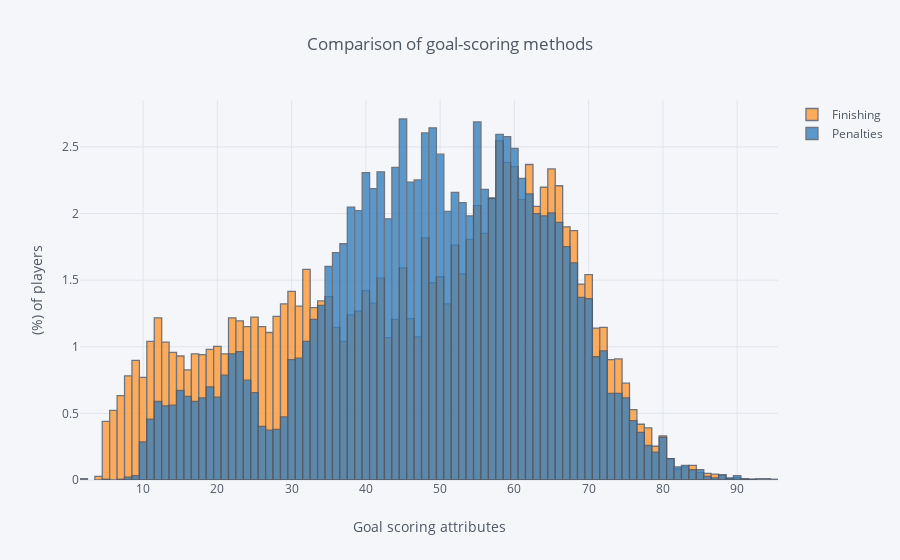

Notebook source saved alongside this figure:
### Code cell
df[['Finishing', 'Penalties']].iplot(
    kind='hist', barmode='overlay', histnorm='percent', 
    xTitle='Goal scoring attributes', yTitle='(%) of players',
    title='Comparison of goal-scoring methods')

### Figure 1 — Plotly figure (JSON) as saved in the notebook; plotly's stock layout.template omitted (floating-point values rounded to 4 significant figures; data arrays with more than 128 entries replaced by an {"elided": "..."} marker saying what was removed)
{"data": [{"histfunc": "count", "histnorm": "percent", "marker": {"color": "rgba(255, 153, 51, 1.0)", "line": {"color": "#4D5663", "width": 1.3}}, "name": "Finishing", "opacity": 0.8, "orientation": "v", "type": "histogram", "uid": "d4f49b69-75e8-4ee7-835b-ef7b39bbac16", "x": {"elided": "18207 int values"}}, {"histfunc": "count", "histnorm": "percent", "marker": {"color": "rgba(55, 128, 191, 1.0)", "line": {"color": "#4D5663", "width": 1.3}}, "name": "Penalties", "opacity": 0.8, "orientation": "v", "type": "histogram", "uid": "a0045781-4b7a-4480-b3ee-2fbec3e36961", "x": {"elided": "18207 int values"}}], "layout": {"barmode": "overlay", "legend": {"bgcolor": "#F5F6F9", "font": {"color": "#4D5663"}}, "paper_bgcolor": "#F5F6F9", "plot_bgcolor": "#F5F6F9", "title": {"font": {"color": "#4D5663"}, "text": "Comparison of goal-scoring methods"}, "xaxis": {"gridcolor": "#E1E5ED", "showgrid": true, "tickfont": {"color": "#4D5663"}, "title": {"font": {"color": "#4D5663"}, "text": "Goal scoring attributes"}, "zerolinecolor": "#E1E5ED"}, "yaxis": {"gridcolor": "#E1E5ED", "showgrid": true, "tickfont": {"color": "#4D5663"}, "title": {"font": {"color": "#4D5663"}, "text": "(%) of players"}, "zerolinecolor": "#E1E5ED"}}}
